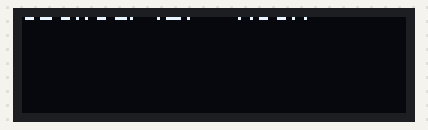
Bench run of a sketch on a simulated ESP32. Parts: 128×32 one-colour display.

Above: at 0.68 s.
At 5.03 s:
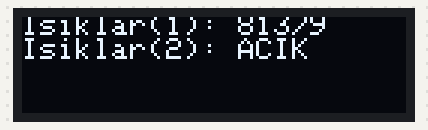
At 9.7 s:
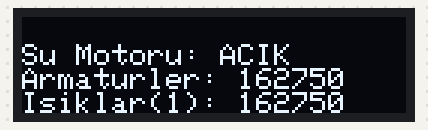
At 19.62 s:
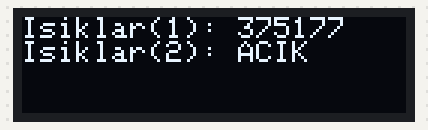
At 29.62 s:
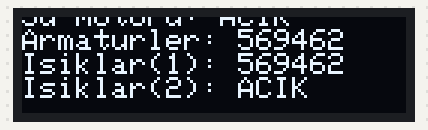
At 39.55 s:
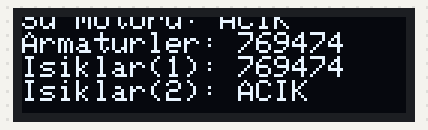

The sketch:

scroll.ino
```cpp
int sayi;
#include <Wire.h>
#include <Adafruit_GFX.h>
#include <Adafruit_SSD1306.h>
#define OLED_RESET -1
#define SCREEN_WIDTH 128 // OLED display width, in pixels
#define SCREEN_HEIGHT 32 // OLED display height, in pixels
#include <Arduino.h>
#include <WiFi.h>
#include <WiFiClientSecure.h>
#include "soc/soc.h"
#include "soc/rtc_cntl_reg.h"
#include "esp_camera.h"
#include <UniversalTelegramBot.h>
#include <ArduinoJson.h>

Adafruit_SSD1306 display(SCREEN_WIDTH, SCREEN_HEIGHT, &Wire, OLED_RESET);

String Su_Motoru="ACIK";
int Isiklar_On=0;
String Isiklar_Arka="ACIK";
String Armaturler="KAPALI";

void setup()   {
  Serial.begin(9600);
  display.begin(SSD1306_SWITCHCAPVCC, 0x3C);
   display.setTextWrap(true);
  Wire.begin();
  display.clearDisplay();

}


void loop() {
   scrollup();


}

void scrollup(){
  display.clearDisplay();

  display.setTextSize(1); // Draw 2X-scale text
  display.setTextColor(SSD1306_WHITE);


 for(int i=-50;i<35;i++){
  Isiklar_On=Isiklar_On+1;
     delay(11);


    display.setCursor(0,i);
    display.print("Su Motoru: ");
    display.println(Su_Motoru);
    display.print("Armaturler: ");
    display.println(Isiklar_On);
    display.print("Isiklar(1): ");
    display.println(Isiklar_On);
    display.print("Isiklar(2): ");
    display.println(Isiklar_Arka);
    display.display();
    display.clearDisplay();
}

for(int k=35;k>-50;k--){
     delay(11);
     Isiklar_On=Isiklar_On+956;

    display.setCursor(0,k);
    display.print("Su Motoru: ");
    display.println(Su_Motoru);
    display.print("Armaturler: ");
    display.println(Isiklar_On);
    display.print("Isiklar(1): ");
    display.println(Isiklar_On);
    display.print("Isiklar(2): ");
    display.println(Isiklar_Arka);
    display.display();
    display.clearDisplay();
}


}
```
